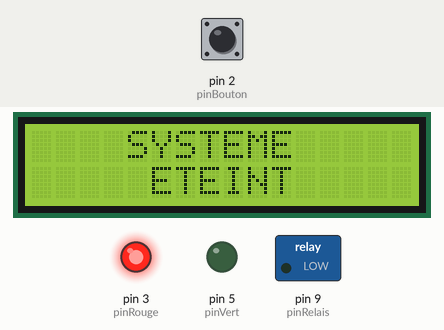
A sketch run on a simulated Arduino Uno, built with avr-gcc and run on an emulated ATmega328P. Parts: 16×2 character LCD, switched loads named in the sketch (green lamp = pin HIGH), output pins drawn as LEDs (lit = HIGH). Inputs (shaded band) come from the test bench; at power-on: pin 2 (pinBouton) LOW. Random numbers use the default seed unless the sketch sets one; what the sketch prints to the serial monitor is not drawn.

Above: at 2.2 s.
2.3 s: pin 2 (pinBouton) driven HIGH
At 4.5 s:
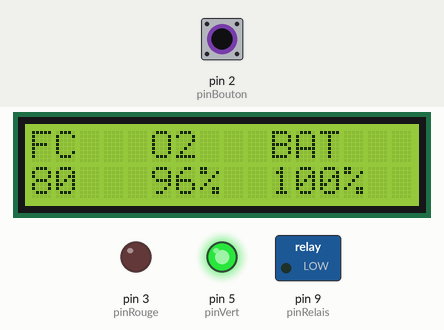
4.8 s: pin 2 (pinBouton) pulsed LOW 2 times (0.12 s each, 0.3 s apart)
At 6.0 s:
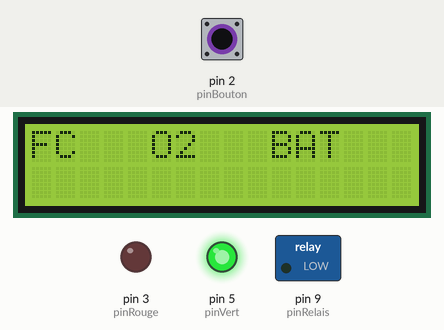
At 37.4 s:
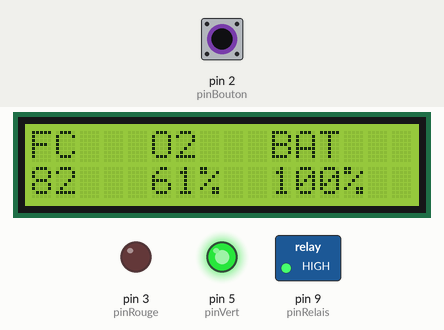
Timing chart, 0 to 37.7 s (numbered marks = the images above; inputs shaded):
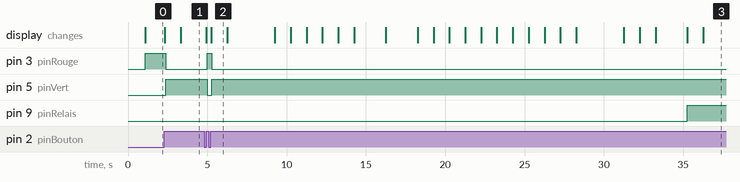

Measured:
- after the input at 2.3 s, pin 3 (pinRouge): HIGH → LOW after 0.07 s; pin 5 (pinVert): LOW → HIGH after 0.07 s; the display: first changes at once (image 1 shows a later state)
- after the input at 4.8 s, pin 3 (pinRouge): LOW → HIGH after 0.19 s, → LOW 0.30 s later; pin 5 (pinVert): HIGH → LOW after 0.19 s, → HIGH 0.30 s later
- what the display in image 2 shows lasts 1.1 s, from 5.2 s to 6.3 s

The sketch:

firmware_simulation.ino
```cpp
#include <Wire.h>
#include <LiquidCrystal_I2C.h>
#include <SoftwareSerial.h>

// --- 1. CONFIGURATION DES BROCHES ---
const int pinBouton = 2;
const int pinRouge  = 3;
const int pinVert   = 5;
const int pinRelais = 9;

const int pinBTRX = 4;
const int pinBTTX = 6;

// --- 2. OBJETS ---
LiquidCrystal_I2C lcd(0x27, 16, 2);
SoftwareSerial monBluetooth(pinBTRX, pinBTTX);

// --- 3. VARIABLES ET CONSTANTES ---
int etatBoutonActuel = 0;
int etatBoutonPrecedent = LOW;
bool systemeAllume = false;

const int RELAIS_ACTIVE = HIGH;
const int RELAIS_ETEINT = LOW;
const int SEUIL_OXYGENE = 70;

// Timers (Intervalles)
unsigned long lastUpdateFC  = 0;
unsigned long lastUpdateO2  = 0;
unsigned long lastUpdateBat = 0;

const long intervalleFC  = 1000;  // 1 seconde
const long intervalleO2  = 30000; // 30 secondes
const long intervalleBat = 60000; // 60 secondes

// Variables de simulation
int valRyt = 80;   // Valeur de départ FC
int valOxy = 98;   // Valeur de départ O2
int valBat = 100;  // Valeur de départ Batterie
bool alternerOxygene = false;

void setup() {
  Serial.begin(9600);
  monBluetooth.begin(9600);

  pinMode(pinBouton, INPUT);
  pinMode(pinRouge, OUTPUT);
  pinMode(pinVert, OUTPUT);
  pinMode(pinRelais, OUTPUT);

  digitalWrite(pinRelais, RELAIS_ETEINT);

  lcd.init();
  lcd.backlight();

  randomSeed(analogRead(0));

  delay(1000);
  afficherMessageEteint();
}

void loop() {
  // --- A. GESTION DU BOUTON ---
  etatBoutonActuel = digitalRead(pinBouton);

  if (etatBoutonActuel != etatBoutonPrecedent) {
    if (etatBoutonActuel == HIGH) {
      systemeAllume = !systemeAllume;

      if (systemeAllume) {
        // Réinitialisation des valeurs à l'allumage
        valBat = 100;
        valRyt = 80;
        valOxy = 96;
        unsigned long current = millis();
        lastUpdateFC = current;
        lastUpdateO2 = current;
        lastUpdateBat = current;

        lcd.clear();
        lcd.setCursor(0, 0);
        lcd.print("FC   O2   BAT");
      } else {
        afficherMessageEteint();
      }
    }
    delay(50);
  }
  etatBoutonPrecedent = etatBoutonActuel;

  // --- B. FONCTIONNEMENT DU SYSTÈME ---
  if (systemeAllume) {
    digitalWrite(pinVert, HIGH);
    digitalWrite(pinRouge, LOW);

    unsigned long tempsActuel = millis();

    // 1. MISE À JOUR RYTHME CARDIAQUE (Chaque 1s) - Comportement réaliste
    if (tempsActuel - lastUpdateFC >= intervalleFC) {
      lastUpdateFC = tempsActuel;

      // Variation fluide : +/- 3 bpm
      valRyt += random(-3, 4);

      // Contraintes (80 à 170 bpm)
      if (valRyt < 80) valRyt = 80;
      if (valRyt > 170) valRyt = 170;

      actualiserAffichageEtUSB();
    }

    // 2. MISE À JOUR OXYGÈNE (Chaque 30s)
    if (tempsActuel - lastUpdateO2 >= intervalleO2) {
      lastUpdateO2 = tempsActuel;

      if (alternerOxygene) {
        valOxy = random(82, 98);   // Stable
        alternerOxygene = false;
      } else {
        valOxy = random(40, 65);   // Alerte
        alternerOxygene = true;
      }
    }

    // 3. MISE À JOUR BATTERIE (Chaque 60s)
    if (tempsActuel - lastUpdateBat >= intervalleBat) {
      lastUpdateBat = tempsActuel;
      if (valBat > 0) valBat--;
    }

    // 4. LOGIQUE ÉLECTROVANNE (Vérifiée en continu)
    if (valOxy < SEUIL_OXYGENE) {
      digitalWrite(pinRelais, RELAIS_ACTIVE);
    } else {
      digitalWrite(pinRelais, RELAIS_ETEINT);
    }

  } else {
    digitalWrite(pinVert, LOW);
    digitalWrite(pinRouge, HIGH);
    digitalWrite(pinRelais, RELAIS_ETEINT);
  }
}

void actualiserAffichageEtUSB() {
  // Calcul de l'état vanne pour les logs
  int etatVanneNum = (digitalRead(pinRelais) == RELAIS_ACTIVE) ? 1 : 0;

  // Affichage LCD
  lcd.setCursor(0, 1);
  lcd.print(valRyt); lcd.print("  ");
  lcd.setCursor(5, 1);
  lcd.print(valOxy); lcd.print("%  ");
  lcd.setCursor(10, 1);
  lcd.print(valBat); lcd.print("%   ");

  // Envoi USB (Format CSV pour base de données)
  Serial.print(valRyt); Serial.print(";");
  Serial.print(valOxy); Serial.print(";");
  Serial.print(valBat); Serial.print(";");
  Serial.println(etatVanneNum);

  // Envoi Bluetooth
  monBluetooth.print("FC:"); monBluetooth.print(valRyt);
  monBluetooth.print(" O2:"); monBluetooth.print(valOxy);
  monBluetooth.print("% Bat:"); monBluetooth.println(valBat);
}

void afficherMessageEteint() {
  lcd.clear();
  lcd.setCursor(4, 0);
  lcd.print("SYSTEME");
  lcd.setCursor(5, 1);
  lcd.print("ETEINT");
}
```
